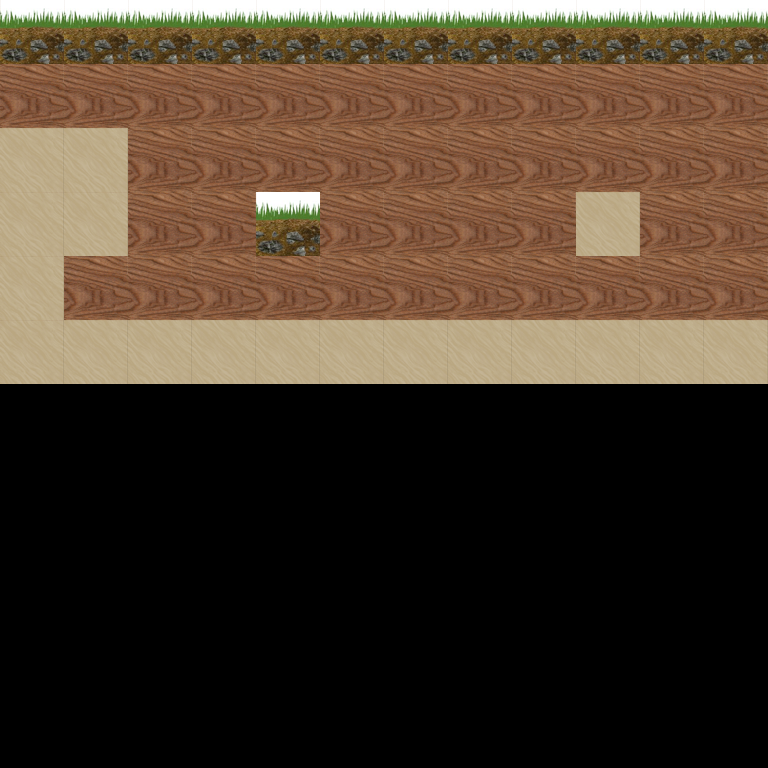

A 2D game scene composited from a Tiled map and its tileset images. What follows is a short description and the map's XML, with each tile layer's data collapsed to a summary:
An orthogonal 12x12 tile map with 64x64 px tiles, 1 tile layer (background).

<map version="1.0" orientation="orthogonal" width="12" height="12" tilewidth="64" tileheight="64">
 <tileset firstgid="1" name="test" tilewidth="64" tileheight="64">
  <image source="test_tileset_small.png" width="128" height="128" />
 </tileset>
 <layer name="background" width="12" height="12">
  <data>[144 cells, 72 non-empty, 3 distinct tile ids]</data>
 </layer>
</map>
